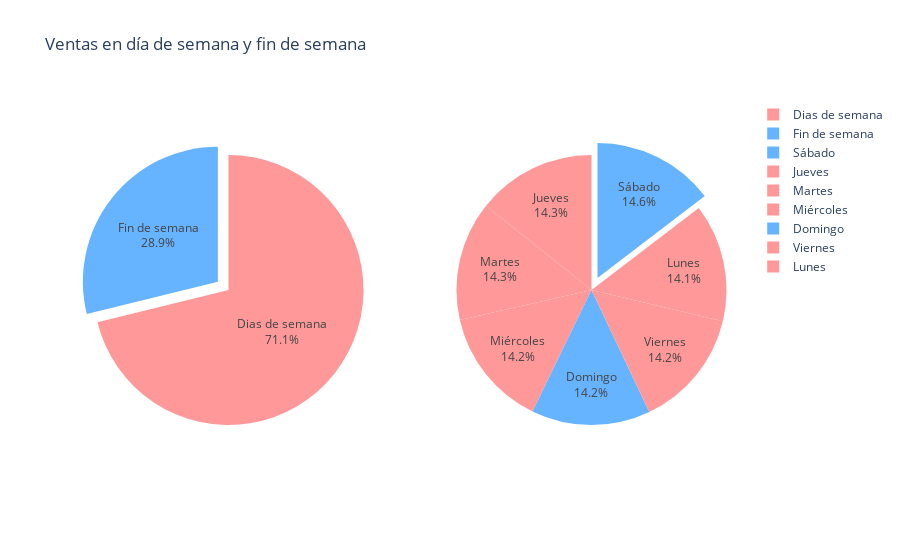

Source (notebook cell):
### Markdown cell above
¿Se observa alguna diferencia significativa en las ventas entre los días laborables y
los fines de semana?

### Code cell
'''# Iterar sobre la lista de datos y agregar cada mes al objeto figura 'fig'
fig.add_trace(go.Pie(
    x=dias_semana,  # Eje X: Horas del día
    y=total_pordia_pormes,  # Eje Y: Datos de ventas por hora para este mes
    mode='line',  # Tipo de gráfico: líneas
    name=mes,  # Etiqueta para la leyenda del gráfico
    line=dict(width=2, shape='spline'),  # Configuración de las líneas del gráfico
))'''

total_dias_semana = 0
total_dias_finsemana = 0

for i, dia in enumerate(dias_semana):
    if dia != 'Sábado' and dia != 'Domingo':
        total_dias_semana += total_pordia_pormes[i]
    else:
        total_dias_finsemana  += total_pordia_pormes[i]

fig = make_subplots(
    rows=1, cols=2,
    specs=[[{"type": "pie"}, {"type": "pie"}],
           ],
)

fig.add_trace(
    go.Pie(
        labels=['Dias de semana', 'Fin de semana'],
        values=[total_dias_semana,total_dias_finsemana],
        textinfo='label+percent', #etiquetas dentro del gráfico
        pull=[0, 0.1],  # Separa el segundo segmento
        marker=dict(colors=['#ff9999', '#66b3ff']),  #Colores
    
), row = 1, col=1)

fig.add_trace(
    go.Pie(
        labels= dias_semana,
        values= total_pordia_pormes,
        textinfo='label+percent', #etiquetas dentro del gráfico
        pull=[0, 0, 0, 0, 0, 0.1, 0],  # Separa el segundo segmento
        marker=dict(colors=['#ff9999','#ff9999','#ff9999','#ff9999','#ff9999', '#66b3ff', '#66b3ff']),  #Colores
    
), row = 1, col=2)

# Configurar los ejes y los títulos del gráfico
fig.update_layout(
    title="Ventas en día de semana y fin de semana",  # Título del gráfico
)

# Mostrar el gráfico
fig.show()

### Figure 1 — Plotly figure (JSON) as saved in the notebook; plotly's stock layout.template omitted (floating-point values rounded to 4 significant figures)
{"data": [{"domain": {"x": [0, 0.45], "y": [0, 1]}, "labels": ["Dias de semana", "Fin de semana"], "marker": {"colors": ["#ff9999", "#66b3ff"]}, "pull": [0, 0.1], "textinfo": "label+percent", "type": "pie", "values": [132298, 53652]}, {"domain": {"x": [0.55, 1], "y": [0, 1]}, "labels": ["Lunes", "Martes", "Miércoles", "Jueves", "Viernes", "Sábado", "Domingo"], "marker": {"colors": ["#ff9999", "#ff9999", "#ff9999", "#ff9999", "#ff9999", "#66b3ff", "#66b3ff"]}, "pull": [0, 0, 0, 0, 0, 0.1, 0], "textinfo": "label+percent", "type": "pie", "values": [26247, 26547, 26492, 26551, 26461, 27175, 26477]}], "layout": {"title": {"text": "Ventas en día de semana y fin de semana"}}}
